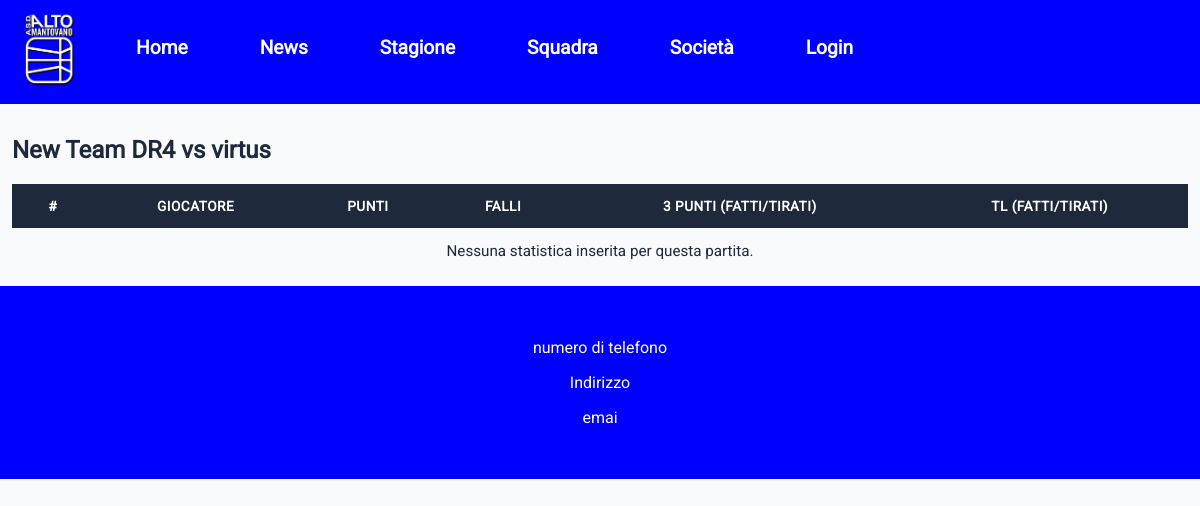
The page /teams/3/stats-partita/ on the database as committed earlier.
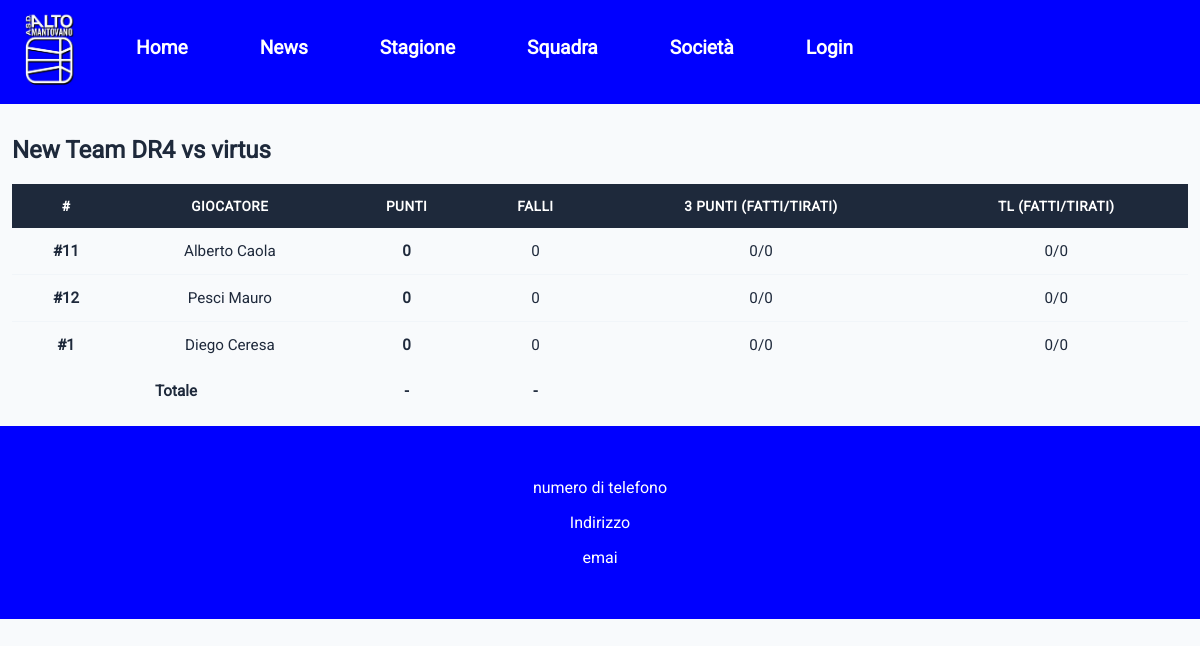
The same page on the database as committed later.
### teams/models.py (models this page shows, shortened)
class PlayerMatchStats(models.Model):
    partita = models.ForeignKey(Matches, related_name='player_stats', on_delete=models.CASCADE)
    player = models.ForeignKey(
        settings.AUTH_USER_MODEL,
        on_delete=models.CASCADE,
        related_name='stats',
        limit_choices_to={'ruolo': 'atleta'}
    )
    points = models.PositiveIntegerField(default=0)
    fouls = models.PositiveIntegerField(default=0)
    three_pointers_made = models.PositiveIntegerField(default=0)
    three_pointers_attempted = models.PositiveIntegerField(default=0)
    free_throws_made = models.PositiveIntegerField(default=0)
    free_throws_attempted = models.PositiveIntegerField(default=0)
    numero_maglia = models.PositiveIntegerField(
        null=True,
        blank=True,
        verbose_name="Numero di maglia",
        validators=[
            MinValueValidator(0),
            MaxValueValidator(99)
        ]
    )
    class Meta:
        verbose_name = "Statistica Giocatore Partita"
        verbose_name_plural = "Statistiche Giocatori Partite"
        constraints = [
                    models.UniqueConstraint(
                        fields=['partita', 'player'],
                        name='unique_player_per_partita'
                    ),
                    models.UniqueConstraint(
                        fields=['partita', 'numero_maglia'],
                        name='unique_numero_maglia_per_partita'
            )
                ]

### login/models.py (models this page shows, shortened)
class CustomUser(AbstractUser):
    email = models.EmailField(unique=True, max_length=254)
    RUOLI = (
        ('allenatori','Coach'),
        ('dirigente','Dirigente'),
        ('atleta','Atleta'),
    )
    ruolo = models.CharField(choices=RUOLI, max_length=50,default='dirigente')
    telefono = models.CharField(blank=True,null=True, max_length=20)
    USERNAME_FIELD = 'email'
    REQUIRED_FIELDS = ['username']

### teams/views.py (the view)
# urls.py: path('<int:pk>/stats-partita/',MatchesDetailView.as_view(),name='statsPartita'),
class MatchesDetailView(DetailView):
    model = Matches
    context_object_name = 'match'
    template_name= 'teams/match_detail.html'
    def get_context_data(self, **kwargs):
        context = super().get_context_data(**kwargs)
        context['stats_list'] = self.object.player_stats.all().order_by('-points')
        context['totale_punti'] = self.object.player_stats.aggregate(Sum('points'))['points__sum'] or 0
        context['totale_falli'] = self.object.player_stats.aggregate(Sum('fouls'))['fouls__sum'] or 0
        context['show_totals'] = True
        return context

### teams/templates/teams/match_detail.html
{% extends 'template.html' %}
{% block content %}
  <h2>{{ match.team.nome }} vs {{ match.avversari }}</h2>
  {% include 'teams/includes/_stats_table.html' %}
{% endblock %}

### teams/templates/teams/includes/_stats_table.html
<table class="custom-table">
  <thead>
    <tr>
      <th>#</th>
      <th>Giocatore</th>
      <th>Punti</th>
      <th>Falli</th>
      <th>3 Punti (Fatti/Tirati)</th>
      <th>TL (Fatti/Tirati)</th>
    </tr>
  </thead>
  <tbody>
    {% for stat in stats_list %}
      <tr>
        <td>
          {% if stat.numero_maglia is not None %}
            <strong>#{{ stat.numero_maglia }}</strong>
          {% else %}
            -
          {% endif %}
        </td>
        <td>{{ stat.player.get_full_name }}</td>
        <td><strong>{{ stat.points }}</strong></td>
        <td>{{ stat.fouls }}</td>
        <td>{{ stat.three_pointers_made }}/{{ stat.three_pointers_attempted }}</td>
        <td>{{ stat.free_throws_made }}/{{ stat.free_throws_attempted }}</td>
      </tr>
    {% empty %}
      <tr>
        <td colspan="6" class="text-center">Nessuna statistica inserita per questa partita.</td>
      </tr>
    {% endfor %}
  </tbody>
  {% if show_totals and stats_list %}
    <tfoot>
      <tr>
        <td colspan="2"><strong>Totale</strong></td>
        <td><strong>{{ totale_punti|default:"-" }}</strong></td>
        <td><strong>{{ totale_falli|default:"-" }}</strong></td>
        <td colspan="2"></td>
      </tr>
    </tfoot>
  {% endif %}
</table>

Rows that differ between the two databases and show on the page:
added PlayerMatchStats: numero_maglia "11", player.get_full_name "Alberto Caola", points "0", fouls "0", three_pointers_made "0", three_pointers_attempted "0", free_throws_made "0", free_throws_attempted "0"
added PlayerMatchStats: numero_maglia "12", player.get_full_name "Pesci Mauro", points "0", fouls "0", three_pointers_made "0", three_pointers_attempted "0", free_throws_made "0", free_throws_attempted "0"
added PlayerMatchStats: numero_maglia "1", player.get_full_name "Diego Ceresa", points "0", fouls "0", three_pointers_made "0", three_pointers_attempted "0", free_throws_made "0", free_throws_attempted "0"
Other text that changed with them:
{{ totale_punti|default:"-" }}: (not shown) → "-"
{{ totale_falli|default:"-" }}: (not shown) → "-"
text no longer shown: "Nessuna statistica inserita per questa partita."
text now shown: "Totale"
